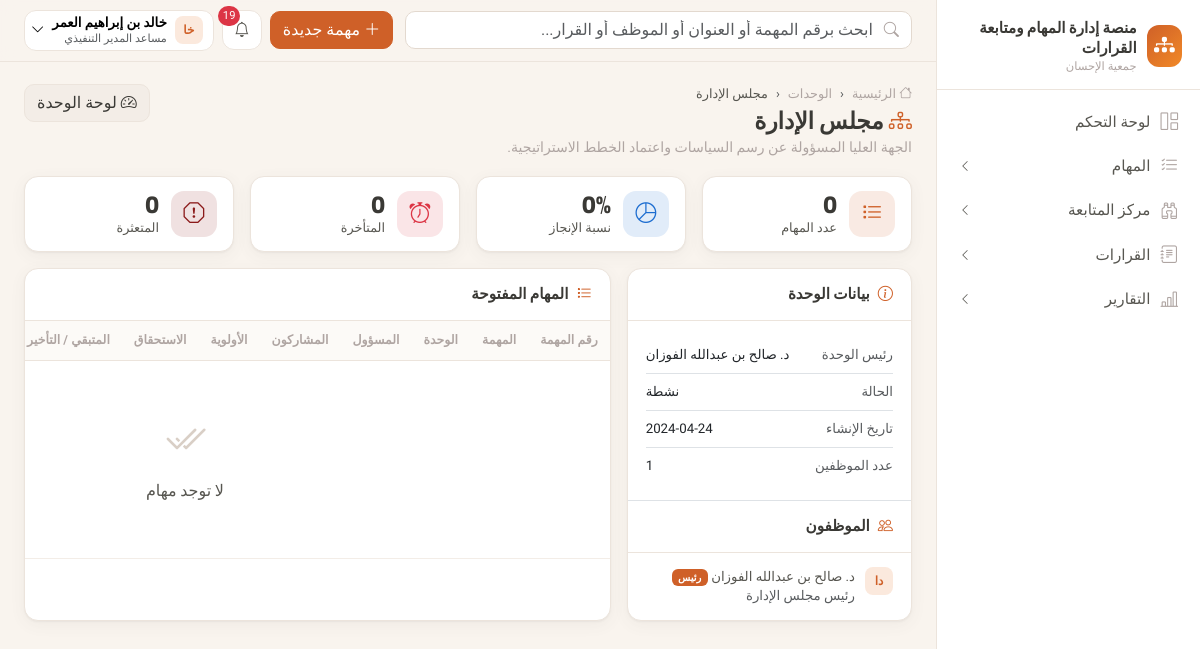
Screenshot of /org/units/1/ (signed in) with the database file from the repository.
### apps/accounts/models.py (models this page shows, shortened)
class User(AbstractBaseUser, PermissionsMixin):
    email = models.EmailField("البريد الإلكتروني", unique=True)
    phone = models.CharField("رقم الجوال", max_length=20, unique=True, null=True, blank=True)
    full_name = models.CharField("الاسم الكامل", max_length=150)
    role = models.ForeignKey(Role, verbose_name="الدور", on_delete=models.PROTECT, null=True, related_name="users")
    is_active = models.BooleanField("الحساب نشط", default=True)
    is_staff = models.BooleanField(default=False)
    date_joined = models.DateTimeField(default=timezone.now)
    failed_login_count = models.PositiveSmallIntegerField(default=0)
    locked_until = models.DateTimeField(null=True, blank=True)
    otp_enabled = models.BooleanField("تفعيل التحقق الثنائي", default=False)
    must_change_password = models.BooleanField(default=False)
    objects = UserManager()
    USERNAME_FIELD = "email"
    EMAIL_FIELD = "email"
    REQUIRED_FIELDS = ["full_name"]
    class Meta:
        db_table = "users"
        verbose_name = "مستخدم"
        indexes = [models.Index(fields=["is_active"])]
    @cached_property
    def permission_codes(self):
        if not self.role_id:
            return frozenset()
        return frozenset(self.role.permissions.values_list("code", flat=True))

class Role(models.Model):
    code = models.CharField("الرمز", max_length=40, unique=True, choices=ROLES)
    name = models.CharField("الاسم", max_length=80)
    description = models.TextField("الوصف", blank=True)
    permissions = models.ManyToManyField(Permission, related_name="roles", blank=True, db_table="role_permissions")
    is_system = models.BooleanField(default=True)
    class Meta:
        db_table = "roles"
        verbose_name = "دور"

### apps/organization/models.py (models this page shows, shortened)
class Unit(models.Model):
    name = models.CharField("اسم الوحدة", max_length=150, unique=True)
    code = models.CharField("الرمز", max_length=30, unique=True, null=True, blank=True)
    description = models.TextField("وصف الوحدة", blank=True)
    head = models.ForeignKey(
        "organization.Employee", verbose_name="رئيس الوحدة", null=True, blank=True,
        on_delete=models.SET_NULL, related_name="headed_units",
    )
    parent = models.ForeignKey("self", verbose_name="تتبع لـ", null=True, blank=True, on_delete=models.SET_NULL, related_name="children")
    is_active = models.BooleanField("الوحدة نشطة", default=True)
    established_on = models.DateField("تاريخ الإنشاء", default=timezone.localdate)
    sort_order = models.PositiveSmallIntegerField("الترتيب", default=0)
    created_at = models.DateTimeField(auto_now_add=True)
    class Meta:
        db_table = "units"
        ordering = ["sort_order", "name"]
        verbose_name = "وحدة تنظيمية"

class Employee(models.Model):
    class Status(models.TextChoices):
        ACTIVE = "active", "على رأس العمل"
        LEAVE = "leave", "في إجازة"
        INACTIVE = "inactive", "غير نشط"
    user = models.OneToOneField(
        settings.AUTH_USER_MODEL, verbose_name="حساب المستخدم", null=True, blank=True,
        on_delete=models.SET_NULL, related_name="employee",
    )
    employee_no = models.CharField("رقم الموظف", max_length=30, unique=True)
    full_name = models.CharField("الاسم", max_length=150)
    job_title = models.CharField("المسمى الوظيفي", max_length=150, blank=True)
    manager = models.ForeignKey("self", verbose_name="المدير المباشر", null=True, blank=True, on_delete=models.SET_NULL, related_name="reports")
    units = models.ManyToManyField(Unit, through="EmployeeUnit", related_name="employees", verbose_name="الوحدات")
    join_date = models.DateField("تاريخ الانضمام", null=True, blank=True)
    photo = models.FileField("صورة", upload_to=secure_upload_path, null=True, blank=True)
    status = models.CharField("الحالة", max_length=20, choices=Status.choices, default=Status.ACTIVE)
    created_at = models.DateTimeField(auto_now_add=True)
    class Meta:
        db_table = "employees"
        ordering = ["full_name"]
        verbose_name = "موظف"
        indexes = [models.Index(fields=["status"])]

### apps/organization/views.py (the view)
# urls.py: path("units/<int:pk>/", views.unit_detail, name="unit_detail"),
@login_required
def unit_detail(request, pk):
    unit = get_object_or_404(Unit.objects.select_related("head"), pk=pk)
    is_head = selectors.employee_of(request.user) and unit.head_id == selectors.employee_of(request.user).pk
    if not (has_perm(request.user, "admin.units") or has_perm(request.user, "tasks.view_all") or is_head):
        raise PermissionDenied
    tasks = Task.objects.filter(Q(unit=unit) | Q(task_units__unit=unit)).distinct()
    tasks = selectors.visible_tasks(request.user).filter(pk__in=tasks.values("pk"))
    return render(request, "organization/unit_detail.html", {
        "unit": unit, "kpis": compute_kpis(tasks.filter(unit=unit)),
        "employees": unit.employees.select_related("user").order_by("full_name"),
        "tasks": with_people(tasks.filter(status__in=OPEN_STATUSES).order_by("due_date")[:15]),
    })

### apps/core/branding.py (called while the page is built)
def get_org():
    return get_setting("organization")

### apps/core/context_processors.py (called while the page is built)
def platform(request):
    org = get_org()
    ctx = {
        "ORG": org,
        "PLATFORM_NAME": org.get("platform_name") or "منصة إدارة المهام ومتابعة القرارات",
        "ORG_NAME": org.get("name"),
        "ORG_SHORT": org.get("short_name") or org.get("name"),
    }
    user = getattr(request, "user", None)
    if user and user.is_authenticated:
        from apps.notifications.models import Notification
        unread = Notification.objects.filter(recipient=user, is_read=False)
        ctx.update({
            "menu": build_menu(request),
            "unread_count": unread.count(),
            "latest_notifications": Notification.objects.filter(recipient=user).select_related("task")[:6],
            "current_employee": getattr(user, "employee", None),
        })
    return ctx

### apps/core/menu.py (called while the page is built)
def _visible(item, user):
    if item.get("perm") and not has_perm(user, item["perm"]):
        return False
    if item.get("needs_employee") and not getattr(user, "employee", None):
        return False
    return True

### apps/core/permissions.py (called while the page is built)
def has_perm(user, code):
    if not user or not user.is_authenticated or not user.is_active:
        return False
    if user.is_superuser:
        return True
    return code in user.permission_codes

### apps/core/templatetags/ui.py (called while the page is built)
@register.filter
def can(user, code):
    return has_perm(user, code)

@register.filter
def initials(name):
    parts = (name or "").split()
    if not parts:
        return "؟"
    return parts[0][:1] + (parts[-1][:1] if len(parts) > 1 else "")

@register.filter
def since(dt):
    if not dt:
        return "—"
    delta = timezone.now() - dt
    if delta.days >= 1:
        return f"منذ {delta.days} يوم"
    hours = delta.seconds // 3600
    if hours:
        return f"منذ {hours} ساعة"
    minutes = delta.seconds // 60
    return f"منذ {minutes} دقيقة" if minutes else "الآن"

### apps/notifications/models.py (called while the page is built)
    @property
    def icon(self):
        return EVENTS.get(self.event, ("", "bi-bell", "secondary"))[1]

    @property
    def tone(self):
        return EVENTS.get(self.event, ("", "bi-bell", "secondary"))[2]

### apps/reports/kpis.py (called while the page is built)
def pct(part, whole):
    return round(part / whole * 100, 1) if whole else 0

def _avg(values):
    values = list(values)
    return round(sum(values) / len(values), 1) if values else 0

### apps/tasks/engine.py (called while the page is built)
def _rules_for(task, rules):
    specific = [r for r in rules if r.priorities and task.priority in r.priorities]
    if specific:
        return specific
    return [r for r in rules if not r.priorities]

### templates/organization/unit_detail.html (shortened to what this page needs)
{% extends "base.html" %}
{% load ui %}
{% block breadcrumbs %}<li class="breadcrumb-item"><a href="{% url 'organization:units' %}">الوحدات</a></li><li class="breadcrumb-item active">{{ unit.name }}</li>{% endblock %}
{% block page_title %}<i class="bi bi-diagram-3 text-brand"></i> {{ unit.name }}{% endblock %}
{% block page_sub %}{{ unit.description|truncatechars:150 }}{% endblock %}
{% block page_actions %}
  {% if user|can:"dashboard.unit" %}<a href="{% url 'dashboard:unit' %}?unit={{ unit.pk }}" class="btn btn-soft"><i class="bi bi-speedometer2"></i> لوحة الوحدة</a>{% endif %}
{% endblock %}
{% block content %}
<div class="row g-3 mb-3">
  <div class="col-6 col-md">{% include "partials/kpi.html" with value=kpis.total label="عدد المهام" icon="bi-list-task" %}</div>
  <div class="col-6 col-md">{% include "partials/kpi.html" with value=kpis.completion_rate|stringformat:"s"|add:"%" label="نسبة الإنجاز" icon="bi-pie-chart" color="#1c6dd0" %}</div>
  <div class="col-6 col-md">{% include "partials/kpi.html" with value=kpis.overdue label="المتأخرة" icon="bi-alarm" color="#dc3545" %}</div>
  <div class="col-6 col-md">{% include "partials/kpi.html" with value=kpis.stalled label="المتعثرة" icon="bi-exclamation-octagon" color="#8b1a1a" %}</div>
</div>
<div class="row g-3">
  <div class="col-lg-4"><div class="card h-100">
    <div class="card-header"><i class="bi bi-info-circle"></i> بيانات الوحدة</div>
    <div class="card-body small">
      <div class="d-flex justify-content-between py-2 border-bottom"><span class="text-muted">رئيس الوحدة</span><span>{{ unit.head.full_name|default:"—" }}</span></div>
      <div class="d-flex justify-content-between py-2 border-bottom"><span class="text-muted">الحالة</span><span>{% if unit.is_active %}نشطة{% else %}موقوفة{% endif %}</span></div>
      <div class="d-flex justify-content-between py-2 border-bottom"><span class="text-muted">تاريخ الإنشاء</span><span>{{ unit.established_on|date:"Y-m-d" }}</span></div>
      <div class="d-flex justify-content-between py-2"><span class="text-muted">عدد الموظفين</span><span>{{ employees|length }}</span></div>
    </div>
    <div class="card-header border-top"><i class="bi bi-people"></i> الموظفون</div>
    <div class="card-body py-1 list-compact">
      {% for e in employees %}<a class="item text-ink" href="{% url 'organization:employee_detail' e.pk %}"><span class="avatar sm">{{ e.full_name|initials }}</span><div class="small">{{ e.full_name }}{% if e.pk == unit.head_id %} <span class="badge bg-brand">رئيس</span>{% endif %}<div class="text-muted">{{ e.job_title }}</div></div></a>
      {% empty %}{% include "partials/empty.html" with icon="bi-people" title="لا يوجد موظفون" %}{% endfor %}
    </div>
  </div></div>
  <div class="col-lg-8"><div class="card h-100"><div class="card-header"><i class="bi bi-list-task"></i> المهام المفتوحة</div>
    {% include "tasks/_table.html" with tasks=tasks %}
  </div></div>
</div>
{% endblock %}

### templates/base.html (shortened to what this page needs)
{% load static ui %}<!doctype html>
<html lang="ar" dir="rtl">
<head>
  <link rel="stylesheet" href="https://cdn.jsdelivr.net/npm/bootstrap@5.3.3/dist/css/bootstrap.rtl.min.css">
  <link rel="stylesheet" href="https://cdn.jsdelivr.net/npm/bootstrap-icons@1.11.3/font/bootstrap-icons.min.css">
  <link rel="stylesheet" href="https://cdn.jsdelivr.net/npm/tom-select@2.3.1/dist/css/tom-select.bootstrap5.min.css">
  <link rel="stylesheet" href="{% static 'css/app.css' %}">
</head>
<body>
{% block body %}
<div class="app-shell">
  <aside class="sidebar" aria-label="القائمة الرئيسية">
    <div class="brand-box">
      {% if ORG.logo %}<img src="{% url 'branding_logo' %}" alt="" style="width:42px;height:42px;object-fit:contain;border-radius:10px">{% else %}<div class="brand-logo"><i class="bi bi-diagram-3-fill"></i></div>{% endif %}
      <div>
        <div class="brand-title">{{ PLATFORM_NAME }}</div>
        <div class="brand-sub">{{ ORG_SHORT }}</div>
      </div>
    </div>
    <nav>
      {% for item in menu %}
        {% if item.children %}
          <button class="nav-group-btn {% if item.active %}active{% endif %}" data-bs-toggle="collapse" data-bs-target="#nav-{{ forloop.counter }}" aria-expanded="{% if item.active %}true{% else %}false{% endif %}">
            <i class="bi {{ item.icon }}"></i><span>{{ item.label }}</span><i class="bi bi-chevron-left chev"></i>
          </button>
        {% else %}
          <a class="nav-item-link {% if item.active %}active{% endif %}" href="{{ item.url }}"><i class="bi {{ item.icon }}"></i><span>{{ item.label }}</span></a>
        {% endif %}
      {% endfor %}
    </nav>
  </aside>
  <div class="main">
    <header class="topbar">
      <form class="search" action="{% url 'tasks:search' %}" method="get" role="search">
        <i class="bi bi-search"></i>
        <input class="form-control" type="search" name="q" value="{{ request.GET.q|default:'' }}" placeholder="ابحث برقم المهمة أو العنوان أو الموظف أو القرار...">
      </form>
      <div class="ms-auto d-flex align-items-center gap-2">
        {% if user|can:"tasks.create" %}
        <a href="{% url 'tasks:create' %}" class="btn btn-brand d-none d-md-inline-flex align-items-center gap-1"><i class="bi bi-plus-lg"></i> مهمة جديدة</a>
        {% endif %}
        <div class="dropdown">
          <button class="top-icon" data-bs-toggle="dropdown" aria-label="التنبيهات" data-unread-url="{% url 'notifications:unread_count' %}">
            <i class="bi bi-bell"></i>{% if unread_count %}<span class="dot">{{ unread_count }}</span>{% endif %}
          </button>
        </div>
        <div class="dropdown">
          <button class="user-chip" data-bs-toggle="dropdown">
            <span class="avatar sm">{{ user.full_name|initials }}</span>
            <span class="d-none d-sm-block text-start lh-sm">
              <span class="d-block small fw-semibold">{{ user.full_name }}</span>
              <span class="d-block text-muted" style="font-size:.7rem">{{ user.role.name|default:"—" }}</span>
            </span>
            <i class="bi bi-chevron-down small"></i>
          </button>
        </div>
      </div>
    </header>
    <main class="content">
      <div class="page-head">
        <div>
          <nav aria-label="breadcrumb"><ol class="breadcrumb">
            <li class="breadcrumb-item"><a href="{% url 'dashboard:home' %}"><i class="bi bi-house"></i> الرئيسية</a></li>
            {% block breadcrumbs %}{% endblock %}
          </ol></nav>
          <h1>{% block page_title %}{% endblock %}</h1>
          <div class="sub">{% block page_sub %}{% endblock %}</div>
        </div>
        <div class="d-flex gap-2 flex-wrap no-print">{% block page_actions %}{% endblock %}</div>
      </div>
      {% block content %}{% endblock %}
    </main>
  </div>
</div>
{% endblock %}
</body>
</html>

### rows the page displays
User: full_name|initials "خا", full_name "خالد بن إبراهيم العمر", role.name "مساعد المدير التنفيذي"
Unit: name "مجلس الإدارة", description "الجهة العليا المسؤولة عن رسم السياسات واعتماد الخطط الاستراتيجية.", head.full_name "د. صالح بن عبدالله الفوزان", established_on "2024-04-24"
Employee: full_name|initials "دا", full_name "د. صالح بن عبدالله الفوزان", shows "رئيس", job_title "رئيس مجلس الإدارة"

### other values shown
{{ PLATFORM_NAME }} "منصة إدارة المهام ومتابعة القرارات"
{{ ORG_SHORT }} "جمعية الإحسان"
{{ item.label }} "لوحة التحكم"
{{ item.label }} "المهام" "مركز المتابعة" "القرارات" "التقارير"
{{ unread_count }} "19"
{{ value }} "0 0% 0 0"
{{ label }} "عدد المهام نسبة الإنجاز المتأخرة المتعثرة"
{{ employees|length }} "1"
{{ title|default:"لا توجد بيانات" }} "لا توجد مهام"
